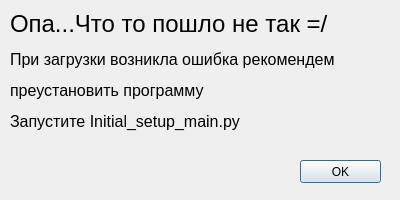
<?xml version="1.0" encoding="UTF-8"?>
<ui version="4.0">
 <class>Dialog</class>
 <widget class="QDialog" name="Dialog">
  <property name="geometry">
   <rect>
    <x>0</x>
    <y>0</y>
    <width>400</width>
    <height>200</height>
   </rect>
  </property>
  <property name="windowTitle">
   <string>Dialog</string>
  </property>
  <widget class="QLabel" name="label">
   <property name="geometry">
    <rect>
     <x>10</x>
     <y>10</y>
     <width>381</width>
     <height>41</height>
    </rect>
   </property>
   <property name="font">
    <font>
     <pointsize>18</pointsize>
    </font>
   </property>
   <property name="text">
    <string>Опа...Что то пошло не так =/</string>
   </property>
   <property name="alignment">
    <set>Qt::AlignLeading|Qt::AlignLeft|Qt::AlignTop</set>
   </property>
  </widget>
  <widget class="QLabel" name="label_2">
   <property name="geometry">
    <rect>
     <x>10</x>
     <y>50</y>
     <width>371</width>
     <height>91</height>
    </rect>
   </property>
   <property name="font">
    <font>
     <pointsize>12</pointsize>
    </font>
   </property>
   <property name="text">
    <string>&lt;html&gt;&lt;head/&gt;&lt;body&gt;&lt;p&gt;При загрузки возникла ошибка рекомендем &lt;/p&gt;&lt;p&gt;преустановить программу &lt;/p&gt;&lt;p&gt;Запустите Initial_setup_main.py&lt;/p&gt;&lt;/body&gt;&lt;/html&gt;</string>
   </property>
   <property name="alignment">
    <set>Qt::AlignLeading|Qt::AlignLeft|Qt::AlignTop</set>
   </property>
  </widget>
  <widget class="QPushButton" name="ok_pushButton">
   <property name="geometry">
    <rect>
     <x>300</x>
     <y>160</y>
     <width>81</width>
     <height>23</height>
    </rect>
   </property>
   <property name="text">
    <string>OK</string>
   </property>
  </widget>
 </widget>
 <resources/>
 <connections/>
</ui>
